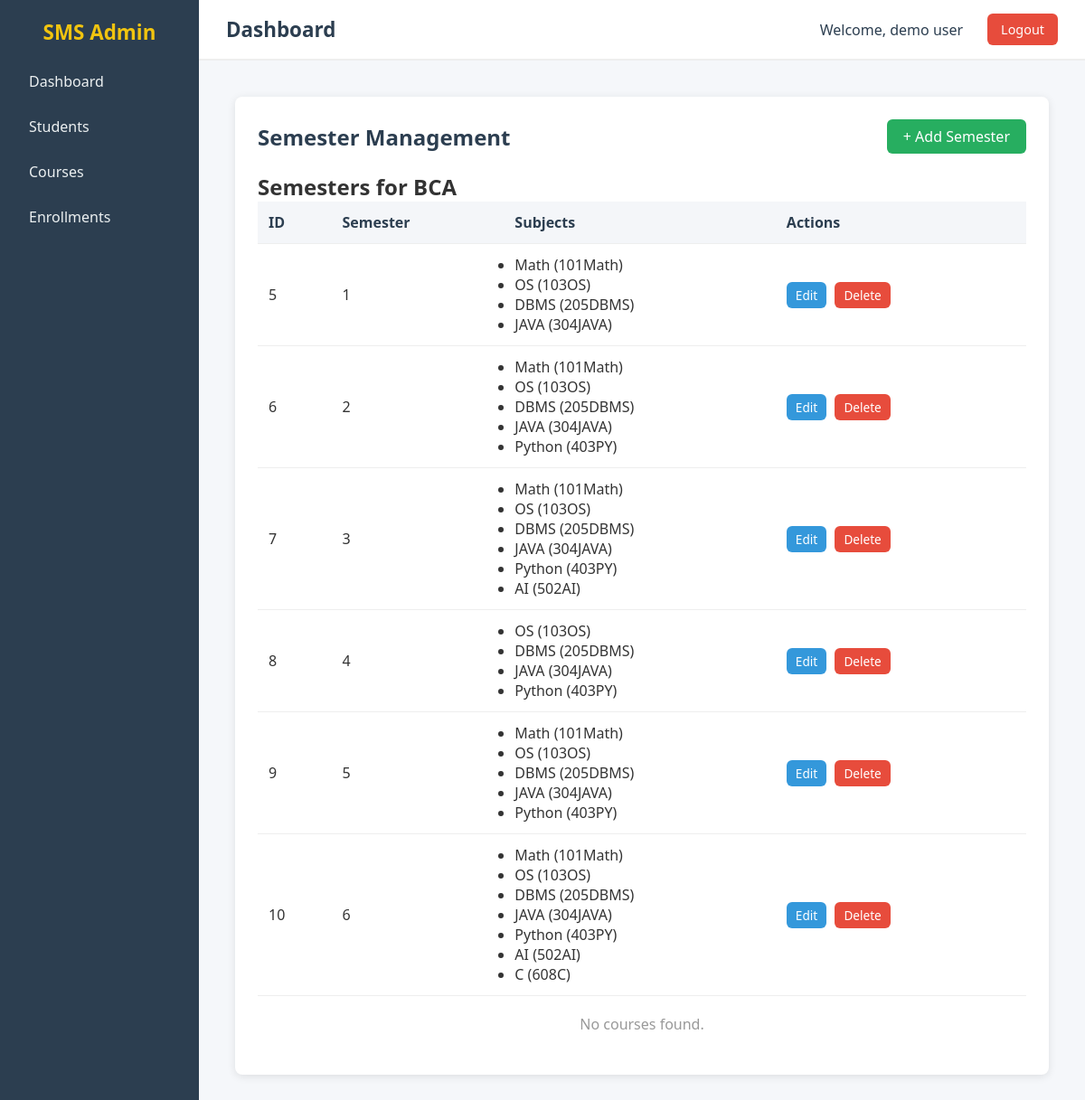
The page /courses/1/semesters (signed in) on the database its author committed.
### SMS/app/models/sms_models.py (models this page shows)
class User(db.Model):
    __tablename__ = "users"
    id = db.Column(db.Integer,primary_key= True)
    name = db.Column(db.String(100),nullable =False)
    email = db.Column(db.String(80),nullable = False)
    username = db.Column(db.String(80),unique = True,nullable = False)
    password = db.Column(db.String(80),nullable = False)

class Course(db.Model):
    __tablename__ = "courses"
    id = db.Column(db.Integer, primary_key=True)
    name = db.Column(db.String(100), nullable=False, unique=True)
    duration = db.Column(db.String(20), nullable=False)
    semesters = db.relationship("Semester", backref="course", lazy=True)

class Semester(db.Model):
    __tablename__ = "semesters"
    id = db.Column(db.Integer, primary_key=True)
    number = db.Column(db.Integer, nullable=False)  # e.g., 1, 2, 3...
    course_id = db.Column(db.Integer, db.ForeignKey("courses.id"), nullable=False)
    subjects = db.relationship("Subject", secondary="semester_subjects", backref="semesters")

class Subject(db.Model):
    __tablename__ = "subjects"
    code = db.Column(db.String(50), primary_key=True)
    name = db.Column(db.String(100), nullable=False)

### SMS/app/routes/courses.py (the view)
@course_bp.route("/courses/<int:course_id>/semesters")
@login_required
def semester_manage(course_id):
    got_course = Course.query.get_or_404(course_id)
    return render_template("courses/semester_manage.html",course = got_course)

### SMS/app/decorator/login_auth.py (called while the page is built)
def login_required(f):
    @wraps(f)
    def decorated_function(*args, **kwargs):
        if "user_id" not in session:
            return redirect(url_for("auth.login"))  # redirect to login page
        return f(*args, **kwargs)
    return decorated_function

### SMS/app/routes/base.py (called while the page is built)
@base_bp.app_context_processor
def inject_user():
    user_id = session.get('user_id')
    if user_id:
        return {"login_user": User.query.get(user_id)}
    return {"login_user": None}

### SMS/app/templates/courses/semester_manage.html (shortened to what this page needs)
{% extends "base.html" %}
{% block css %}
<link rel="stylesheet" href="{{ url_for('static', filename='css/courses.css') }}">
{% endblock %}
{% block content %}
<div class="courses-container">
    <div class="top-bar">
        <h2>Semester Management</h2>
        <a href="/courses/{{ course.id }}/semesters/add/form" class="btn-add">+ Add Semester</a>
    </div>
    <h2>Semesters for {{ course.name }}</h2>
    <table class="courses-table">
        <thead>
            <tr>
                <th>ID</th>
                <th>Semester</th>
                <th>Subjects</th>
                <th>Actions</th>
            </tr>
        </thead>
        <tbody>
            {% for semester in course.semesters | sort(attribute="number")%}
            <tr>
                <td>{{ semester.id }}</td>
                <td>{{ semester.number }}</td>
                <td>
                    <ul>
                        {% for ss in semester.subjects %}
                        <li>{{ ss.name }} ({{ ss.code }})</li>
                        {% endfor %}
                    </ul>
                </td>
                <td>
                    <a href="/courses/edit/semester/{{ semester.id }}" class="btn-edit">Edit</a>
                    <a href="/courses/delete/semester/{{ semester.id }}" class="btn-delete">Delete</a>
                </td>
            </tr>
            {% endfor %}
        </tbody>
    </table>
    {% if not courses %}
    <p class="no-data">No courses found.</p>
    {% endif %}
</div>
{% endblock %}

### SMS/app/templates/base.html (shortened to what this page needs)
<!DOCTYPE html>
<html lang="en">
<head>
    <link rel="stylesheet" href="{{ url_for('static', filename='css/base.css') }}">
    {% block css %}{% endblock %}
</head>
<body>
    <div class="main-content">
        <div class="sidebar">
            <h2><a href="/">SMS Admin</h2></a>
            <ul>
                <li><a href="/">Dashboard</a></li>
                <li><a href="/students">Students</a></li>
                <li><a href="/courses">Courses</a></li>
                <li><a href="/enrollments">Enrollments</a></li>
            </ul>
        </div>
        <div class="content">
            <header>
                <h1>{% block header_title %}Dashboard{% endblock %}</h1>
                <div class="user-info">
                    <span class="username">Welcome, {{ login_user.name }}</span>
                    <a href="/logout" class="logout-btn" onclick="clearAppCache()">Logout</a>
                </div>
            </header>
            <main>
            {% block content %}
            {% endblock %}
        </main>
        </div>
    </div>
</body>
</html>

### SMS/app/static/css/base.css (style rules this page uses)
* { margin: 0; padding: 0; box-sizing: border-box; font-family: "Segoe UI", Tahoma, Geneva, Verdana, sans-serif; }
body { background: #f5f7fa; color: #333; min-height: 100vh; }
.main-content { display: flex; min-height: 100vh; }
.sidebar { width: 220px; background: #2c3e50; color: #fff; padding: 20px; flex-shrink: 0; }
.sidebar h2 { text-align: center; margin-bottom: 20px; font-size: 1.4rem; }
.sidebar h2 a { text-decoration: none; color: #f1c40f; }
.sidebar ul { list-style: none; }
.sidebar ul li { margin: 12px 0; }
.sidebar ul li a { text-decoration: none; color: #ecf0f1; padding: 8px 12px; display: block; border-radius: 6px; transition: background 0.3s; }
.content { flex-grow: 1; display: flex; flex-direction: column; }
header { background: #fff; padding: 15px 30px; display: flex; justify-content: space-between; align-items: center; border-bottom: 2px solid #eee; }
.user-info { display: flex; align-items: center; gap: 15px; }
.username { font-size: 1rem; font-weight: 500; color: #2c3e50; padding: 6px 12px; border-radius: 6px; }
header h1 { font-size: 1.4rem; color: #2c3e50; }
.logout-btn { text-decoration: none; background: #e74c3c; color: #fff; padding: 8px 15px; border-radius: 6px; font-size: 0.9rem; transition: background 0.3s; }
main { flex-grow: 1; padding: 20px; }

### SMS/app/static/css/courses.css (style rules this page uses)
.courses-container { background: #fff; padding: 25px; border-radius: 8px; box-shadow: 0 2px 10px rgba(0,0,0,0.1); margin: 20px; }
.top-bar { display: flex; justify-content: space-between; align-items: center; margin-bottom: 20px; }
.top-bar h2 { color: #2c3e50; }
.btn-add { background: #27ae60; color: #fff; padding: 8px 18px; border-radius: 6px; text-decoration: none; transition: background 0.3s; }
.courses-table { width: 100%; border-collapse: collapse; }
.courses-table th, .courses-table td { padding: 12px; border-bottom: 1px solid #eee; text-align: left; }
.courses-table th { background: #f4f6f9; color: #2c3e50; }
.courses-table td .btn-edit, .courses-table td .btn-delete, .courses-table td .btn-semesters, .courses-table td .btn-students, .courses-table td .btn-subjects { padding: 5px 10px; border-radius: 6px; text-decoration: none; color: #fff; font-size: 0.85rem; margin-right: 5px; transition: background 0.3s; }
.btn-edit { background: #3498db; }
.btn-delete { background: #e74c3c; }
.no-data { text-align: center; padding: 20px; color: #999; }

### rows shown on the page
User: name "demo user"
Course: name "BCA"
Semester: id "5", number "1"
Subject: name "Math", code "101Math"
Subject: name "OS", code "103OS"
Subject: name "DBMS", code "205DBMS"
Subject: name "JAVA", code "304JAVA"
Semester: id "6", number "2"
Subject: name "Python", code "403PY"
Semester: id "7", number "3"
Subject: name "AI", code "502AI"
Semester: id "8", number "4"
Semester: id "9", number "5"
Semester: id "10", number "6"
Subject: name "C", code "608C"
